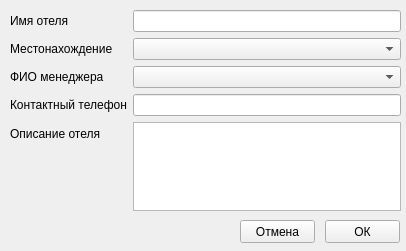
<?xml version="1.0" encoding="UTF-8"?>
<ui version="4.0">
 <class>MainWindow</class>
 <widget class="QMainWindow" name="MainWindow">
  <property name="geometry">
   <rect>
    <x>0</x>
    <y>0</y>
    <width>406</width>
    <height>251</height>
   </rect>
  </property>
  <property name="windowTitle">
   <string>Регистрация отеля</string>
  </property>
  <widget class="QWidget" name="centralwidget">
   <widget class="QWidget" name="formLayoutWidget">
    <property name="geometry">
     <rect>
      <x>10</x>
      <y>10</y>
      <width>391</width>
      <height>201</height>
     </rect>
    </property>
    <layout class="QFormLayout" name="formLayout">
     <item row="0" column="0">
      <widget class="QLabel" name="label">
       <property name="text">
        <string>Имя отеля</string>
       </property>
      </widget>
     </item>
     <item row="0" column="1">
      <widget class="QLineEdit" name="lineEdit"/>
     </item>
     <item row="1" column="0">
      <widget class="QLabel" name="label_2">
       <property name="text">
        <string>Местонахождение</string>
       </property>
      </widget>
     </item>
     <item row="1" column="1">
      <widget class="QComboBox" name="comboBox"/>
     </item>
     <item row="2" column="1">
      <widget class="QComboBox" name="comboBox_2"/>
     </item>
     <item row="2" column="0">
      <widget class="QLabel" name="label_4">
       <property name="text">
        <string>ФИО менеджера</string>
       </property>
      </widget>
     </item>
     <item row="3" column="0">
      <widget class="QLabel" name="label_3">
       <property name="text">
        <string>Контактный телефон</string>
       </property>
      </widget>
     </item>
     <item row="3" column="1">
      <widget class="QLineEdit" name="lineEdit_2"/>
     </item>
     <item row="4" column="1">
      <widget class="QPlainTextEdit" name="plainTextEdit"/>
     </item>
     <item row="4" column="0">
      <widget class="QLabel" name="label_5">
       <property name="text">
        <string>Описание отеля</string>
       </property>
      </widget>
     </item>
    </layout>
   </widget>
   <widget class="QPushButton" name="pushButton">
    <property name="geometry">
     <rect>
      <x>325</x>
      <y>220</y>
      <width>75</width>
      <height>23</height>
     </rect>
    </property>
    <property name="text">
     <string>ОК</string>
    </property>
   </widget>
   <widget class="QPushButton" name="pushButton_2">
    <property name="geometry">
     <rect>
      <x>240</x>
      <y>220</y>
      <width>75</width>
      <height>23</height>
     </rect>
    </property>
    <property name="text">
     <string>Отмена</string>
    </property>
   </widget>
  </widget>
 </widget>
 <resources/>
 <connections/>
</ui>
